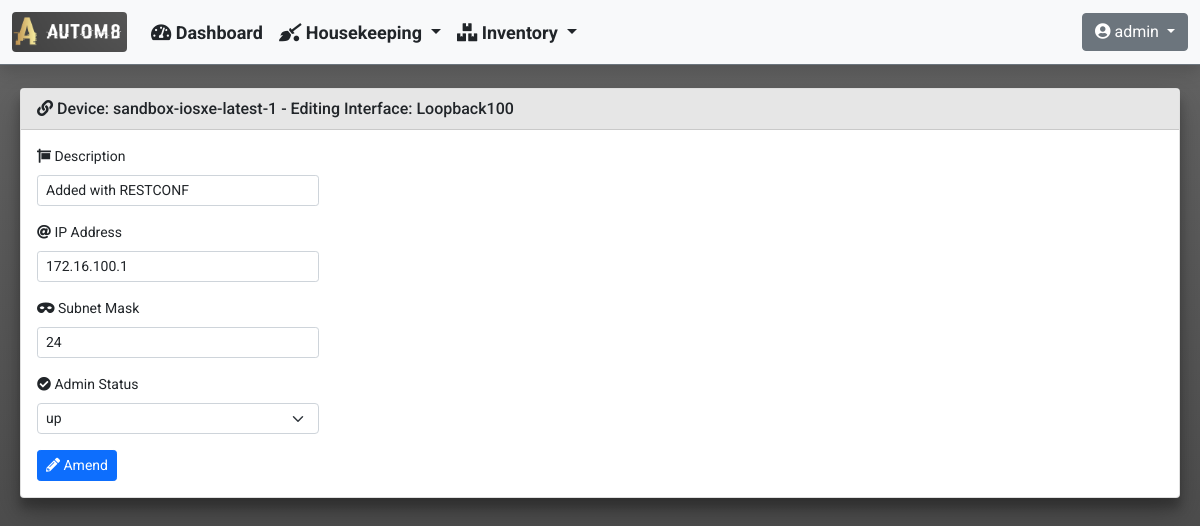
Screenshot of /inventory/device_interface_edit/Loopback100/ (signed in) with the database file from the repository.
### inventory/models.py (models this page shows)
class DeviceInterfaces(models.Model):
    device_id = models.ForeignKey(Device, null=True, on_delete=models.CASCADE)
    name = models.CharField(blank=True, null=True, max_length=255)
    interface_type = models.CharField(blank=True, null=True, max_length=255)
    description = models.CharField(blank=True, null=True, max_length=255)
    ipv4_address = models.GenericIPAddressField(
        blank=True, null=True, max_length=12)
    ipv4_subnet_mask = models.CharField(blank=True, null=True, max_length=12)
    admin_status = models.CharField(blank=True, null=True, max_length=255)
    oper_status = models.CharField(blank=True, null=True, max_length=255)
    phys_address = models.CharField(blank=True, null=True, max_length=255)

### inventory/views.py (the view, shortened to what this page needs)
def device_interface_edit(request, interface_name):
    interface = DeviceInterfaces.objects.get(name=interface_name)
    context = {
        'title': 'Device - Edit Interface',
        'card_header': f'Device: {interface.device_id.hostname} - Editing Interface: {interface.name}'
    }
    if request.method == 'GET':
        form = InterfaceEditForm(instance=interface)
        context['form'] = form
        return render(request, 'inventory/device_interface_edit.html', context)
    return render(request, 'inventory/device_interface_edit.html', context)

### inventory/forms.py
class InterfaceEditForm(forms.ModelForm):
    class Meta:
        model = DeviceInterfaces
        fields = (
            'description',
            'ipv4_address',
            'ipv4_subnet_mask',
            'admin_status'
        )
        labels = {
            'description': mark_safe('<i class="fas fa-sign"></i> Description'),
            'ipv4_address': mark_safe('<i class="fas fa-at"></i> IP Address'),
            'ipv4_subnet_mask': mark_safe('<i class="fas fa-mask"></i> Subnet Mask'),
            'admin_status': mark_safe('<i class="fas fa-check-circle"></i> Admin Status')
        }
        widgets = {
            'description': forms.TextInput(attrs={'class': 'form-control form-control-sm'}),
            'ipv4_address': forms.TextInput(attrs={'class': 'form-control form-control-sm'}),
            'ipv4_subnet_mask': forms.TextInput(attrs={'class': 'form-control form-control-sm'}),
            'admin_status': forms.Select(attrs={'class': 'form-control form-select-sm'}, choices=INTERFACE_STATES)
        }

### templates/inventory/device_interface_edit.html (shortened to what this page needs)
{% extends "base_template/base.html"%}
{% load crispy_forms_tags %}
{% block content %}
<form method="POST">
    <div class="col-md-3">
        {{ form|crispy }}
    </div>
    <button type="submit" class="btn btn-sm btn-primary">
        <i class="fas fa-pencil-alt"></i>
        Amend
    </button>
</form>
{% endblock %}

### templates/navbar/navbar.html (shortened to what this page needs)
{% load static %}
{% if user.is_authenticated %}
<nav class="navbar navbar-expand-md navbar-light bg-light fixed-top border-bottom border-secondary shadow">
  <div class="container-fluid">
    <a class="navbar-brand" href="#">
      <img class="rounded" src="{% static 'images/logos/portal_logo.png' %}" width="115" height="40">
    </a>
    <div class="collapse navbar-collapse" id="navbarCollapse">
      <ul class="navbar-nav me-auto mb-2 mb-md-0">
        <li class="nav-item">
          <a class="nav-link text-dark" href="{% url 'dashboard:dashboard' %}" onclick="spinner_toggle_on()">
            <i class="fas fa-tachometer-alt"></i>
            Dashboard
          </a>
        </li>
        <li class="nav-item dropdown">
          <a class="nav-link dropdown-toggle text-dark" href="#" id="HousekeepingDropdown" role="button" data-bs-toggle="dropdown" aria-expanded="false">
            <i class="fas fa-quidditch"></i>
            Housekeeping
          </a>
        </li>
        <li class="nav-item dropdown">
          <a class="nav-link dropdown-toggle text-dark" href="#" id="InventoryDropdown" role="button" data-bs-toggle="dropdown" aria-expanded="false">
            <i class="fas fa-boxes"></i>
            Inventory
          </a>
        </li>
      </ul>
      <div class="dropdown">
        <a class="btn btn-md btn-secondary dropdown-toggle" href="#" role="button" id="UserProfileDropdown" data-bs-toggle="dropdown" aria-expanded="false">
          <i class="fas fa-user-circle"></i>
          {{ user.username }}
        </a>
      </div>
    </div>
  </div>
</nav>
{% endif %}

### static/css/custom.css (style rules this page uses)
nav { font-family: 'Roboto', sans-serif; font-weight: 700; font-size: 18px; height: 65px; top: 0; }
body { font-family: 'Roboto', sans-serif; font-weight: 400; font-size: 14px; overflow-y: scroll; min-height: 70rem; padding-top: 5rem; height: 100%; background: linear-gradient(to top, #e6e6e6, #4b4b4b, #656565) }

### rows the page displays
DeviceInterfaces: description "Added with RESTCONF", ipv4_address "172.16.100.1", ipv4_subnet_mask "24", admin_status "up"

### other values shown
{{ user.username }} "admin"
{{ card_header }} "Device: sandbox-iosxe-latest-1 - Editing Interface: Loopback100"
